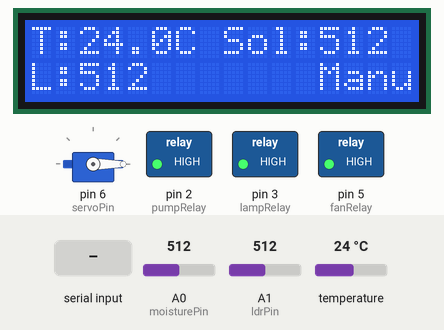
The sketch below on a simulated Arduino Uno, built with avr-gcc and run on an emulated ATmega328P. On the bench: servo, 16×2 character LCD, switched loads named in the sketch (green lamp = pin HIGH). The test bench sets the inputs (shaded band); at power-on: A0 (moisturePin) = 512, A1 (ldrPin) = 512, temperature 24 °C. What the sketch prints to the serial monitor is not drawn.

Above: at 2.8 s.
2.9 s: "IRR_ON\n" received over Serial
At 5.2 s:
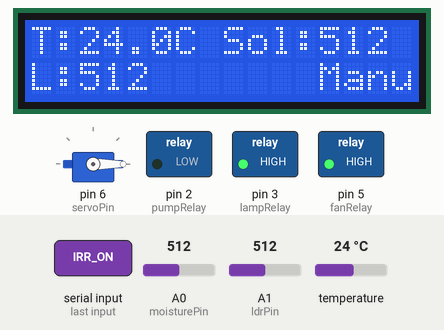
5.5 s: "COVER_OPEN\n" received over Serial
At 7.6 s:
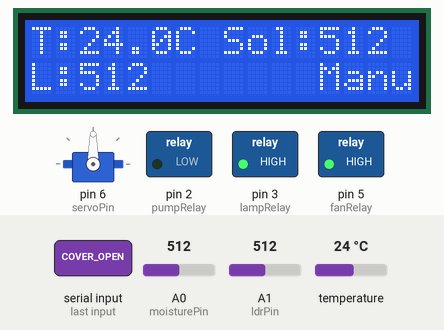
8.1 s: "IRR_OFF\n" received over Serial
At 9.4 s:
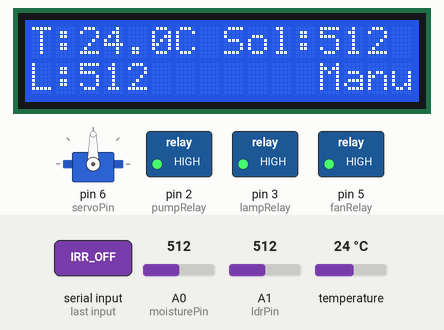
10.5 s: "FAN_ON\n" received over Serial
At 12.7 s:
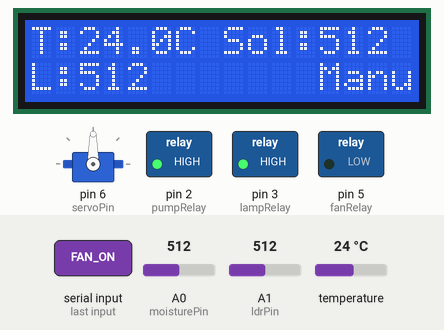
13.1 s: "COVER_CLOSE\n" received over Serial
At 14.5 s:
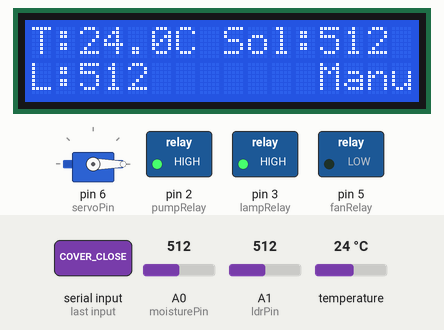
15.5 s: "LAMP_ON\n" received over Serial
At 17.8 s:
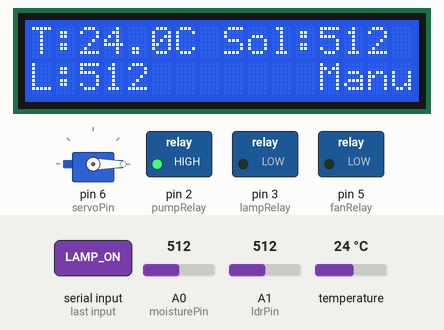
Timing chart, 0 to 19.1 s (numbered marks = the images above; inputs shaded):
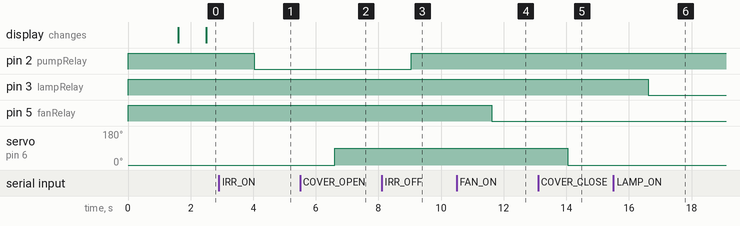

The sketch:

serre_simple.ino
```cpp
/*
 * ═══════════════════════════════════════════════════════════
 * MINI SERRE — Contrôleur Arduino (OneWire DS18B20 + LCD I2C)
 * Compatible à 100% avec l'application Python/Flask
 * ═══════════════════════════════════════════════════════════
 */

#include <Wire.h>
#include <LiquidCrystal_I2C.h>
#include <OneWire.h>
#include <DallasTemperature.h>
#include <Servo.h>
#include <ArduinoJson.h> // <--- Pour communiquer avec Python

// Configuration du capteur de température (Pin 4)
OneWire oneWire(4);
DallasTemperature sensors(&oneWire);

// Déclaration de l'écran LCD (Adresse standard 0x27)
LiquidCrystal_I2C lcd(0x27, 16, 2);

// Déclaration du servo-moteur pour la porte
Servo myservo;

// Définition des Pins du matériel (Idem à ton code)
const int moisturePin = A0;
const int ldrPin = A1;
const int pumpRelay = 2;    // Relais 1 : Pompe à eau
const int lampRelay = 3;    // Relais 2 : Lampe
const int fanRelay = 5;     // Relais 3 : Ventilateur
const int servoPin = 6;     // Signal du Servo-moteur (Porte)

// ── États actionneurs (Pour le mode Manuel / Auto) ───────────────────
bool pumpOn   = false;
bool coverOn  = false;   // false = fermé (0°), true = ouvert (90°)
bool fanOn    = false;
bool lampOn   = false;
bool autoMode = false;   // false = manuel, true = automatique

// ── Dernières valeurs capteurs ──────────────────────────────────────
int   lastSoil  = 0;
int   lastLight = 0;
float lastTemp  = 0.0;

// ── Seuils par défaut (Utilisés si le mode Auto est activé) ──────────
int   soilMin   = 400;   // Ton seuil était à 600 dans ton code
int   soilMax   = 700;
float tempMax   = 25.0;  // Ta température seuil
float tempMin   = 18.0;
int   lightMin  = 500;   // Seuil LDR (ajusté pour l'app)

// ── Temporisation envoi JSON ─────────────────────────────────────────
unsigned long lastSendTime = 0;
const unsigned long SEND_INTERVAL = 1000; // Envoi chaque seconde

void setup() {
  Serial.begin(9600);
  Serial.setTimeout(50); // <--- Très important pour la rapidité !

  // Configuration des relais en SORTIE
  pinMode(pumpRelay, OUTPUT);
  pinMode(lampRelay, OUTPUT);
  pinMode(fanRelay, OUTPUT);

  // Éteindre tous les relais au démarrage (HIGH = Éteint)
  digitalWrite(pumpRelay, HIGH);
  digitalWrite(lampRelay, HIGH);
  digitalWrite(fanRelay, HIGH);

  // Attacher le servo-moteur et fermer la porte (0 degré)
  myservo.attach(servoPin);
  myservo.write(0);

  // Initialisation des capteurs et de l'écran
  sensors.begin();
  lcd.init();
  lcd.backlight();
  lcd.clear();

  lcd.setCursor(0, 0);
  lcd.print("  SERRE CONNECTE ");
  delay(1500);
  lcd.clear();
}

void loop() {
  readSerialCommands(); // 1. Lit les ordres manuels de l'app Python
  readSensors();        // 2. Lit les capteurs

  if (autoMode) {
    runAutoLogic();     // 3. Si Auto activé -> utilise la logique automatique
  } else {
    applyManualStates(); // 4. Si Manuel -> applique ce qu'on clique sur le PC
  }

  // 5. Envoi au PC + Affichage LCD chaque seconde
  if (millis() - lastSendTime >= SEND_INTERVAL) {
    sendDataToFlask();
    updateLCD();
    lastSendTime = millis();
  }
}

void readSensors() {
  lastSoil = analogRead(moisturePin);
  lastLight = analogRead(ldrPin);

  sensors.requestTemperatures();
  float t = sensors.getTempCByIndex(0);
  if (t > -50.0 && t < 80.0) { // Éviter les valeurs aberrantes au démarrage
    lastTemp = t;
  }
}

// Applique les états cliqués sur l'interface Flask f l-mode Manuel
void applyManualStates() {
  digitalWrite(pumpRelay, pumpOn ? LOW : HIGH);
  digitalWrite(lampRelay, lampOn ? LOW : HIGH);
  digitalWrite(fanRelay, fanOn ? LOW : HIGH);
  myservo.write(coverOn ? 90 : 0);
}

// Logique auto quand on coche "Mode Automatique" dans l'application
void runAutoLogic() {
  // Pompe (Humidité du sol)
  if (lastSoil > 600) { // Idem à ton code : si sol sec (valeur élevée = sec)
    digitalWrite(pumpRelay, LOW);
    pumpOn = true;
  } else {
    digitalWrite(pumpRelay, HIGH);
    pumpOn = false;
  }

  // Lampe (Lumière)
  if (lastLight < 2000) { // Idem à ton code
    digitalWrite(lampRelay, LOW);
    lampOn = true;
  } else {
    digitalWrite(lampRelay, HIGH);
    lampOn = false;
  }

  // Ventilateur + Porte (Température)
  if (lastTemp > tempMax) {
    digitalWrite(fanRelay, LOW);
    myservo.write(90);
    fanOn = true;
    coverOn = true;
  } else {
    digitalWrite(fanRelay, HIGH);
    myservo.write(0);
    fanOn = false;
    coverOn = false;
  }
}

void readSerialCommands() {
  if (Serial.available() > 0) {
    String cmd = Serial.readStringUntil('\n');
    cmd.trim();

    // Mode Manuel - Commandes reçues de Flask
    if (cmd == "IRR_ON")        { pumpOn = true; }
    else if (cmd == "IRR_OFF")   { pumpOn = false; }
    else if (cmd == "COVER_OPEN")  { coverOn = true; }
    else if (cmd == "COVER_CLOSE") { coverOn = false; }
    else if (cmd == "FAN_ON")   { fanOn = true; }
    else if (cmd == "FAN_OFF")  { fanOn = false; }
    else if (cmd == "LAMP_ON")  { lampOn = true; }
    else if (cmd == "LAMP_OFF") { lampOn = false; }

    // Mode Auto Toggle
    else if (cmd == "SET_AUTO:1") { autoMode = true; }
    else if (cmd == "SET_AUTO:0") { autoMode = false; }

    // Seuils reçus de l'interface
    else if (cmd.startsWith("SET_SOIL_MIN:")) soilMin = cmd.substring(13).toInt();
    else if (cmd.startsWith("SET_SOIL_MAX:")) soilMax = cmd.substring(13).toInt();
    else if (cmd.startsWith("SET_TEMP_MAX:")) tempMax = cmd.substring(13).toFloat();
    else if (cmd.startsWith("SET_TEMP_MIN:")) tempMin = cmd.substring(13).toFloat();
  }
}

void updateLCD() {
  lcd.clear();
  // Ligne 1 : Température et Sol
  lcd.setCursor(0, 0);
  lcd.print("T:"); lcd.print(lastTemp, 1); lcd.print("C ");
  lcd.print("Sol:"); lcd.print(lastSoil);

  // Ligne 2 : Lumière et Mode
  lcd.setCursor(0, 1);
  lcd.print("L:"); lcd.print(lastLight);

  lcd.setCursor(12, 1);
  lcd.print(autoMode ? "Auto" : "Manu");
}

void sendDataToFlask() {
  StaticJsonDocument<256> doc;
  doc["soil"]  = lastSoil;
  doc["light"] = lastLight;
  doc["temp"]  = round(lastTemp * 10.0) / 10.0;
  doc["hum"]   = 0.0; // Pas de capteur d'humidité d'air dans ton setup
  doc["pump"]  = pumpOn;
  doc["cover"] = coverOn;
  doc["fan"]   = fanOn;
  doc["lamp"]  = lampOn;
  doc["auto"]  = autoMode;
  doc["soilMin"] = soilMin;
  doc["soilMax"] = soilMax;
  doc["tempMax"] = tempMax;
  doc["tempMin"] = tempMin;

  serializeJson(doc, Serial);
  Serial.println();
}
```

Measured:
- after the input at 2.9 s, pin 2 (pumpRelay): HIGH → LOW after 1.1 s
- after the input at 5.5 s, servo on pin 6 (servoPin): 0° → 90° after 1.1 s
- after the input at 8.1 s, pin 2 (pumpRelay): LOW → HIGH after 0.94 s
- after the input at 10.5 s, pin 5 (fanRelay): HIGH → LOW after 1.1 s
- after the input at 13.1 s, servo on pin 6 (servoPin): 90° → 0° after 0.94 s
- after the input at 15.5 s, pin 3 (lampRelay): HIGH → LOW after 1.1 s
